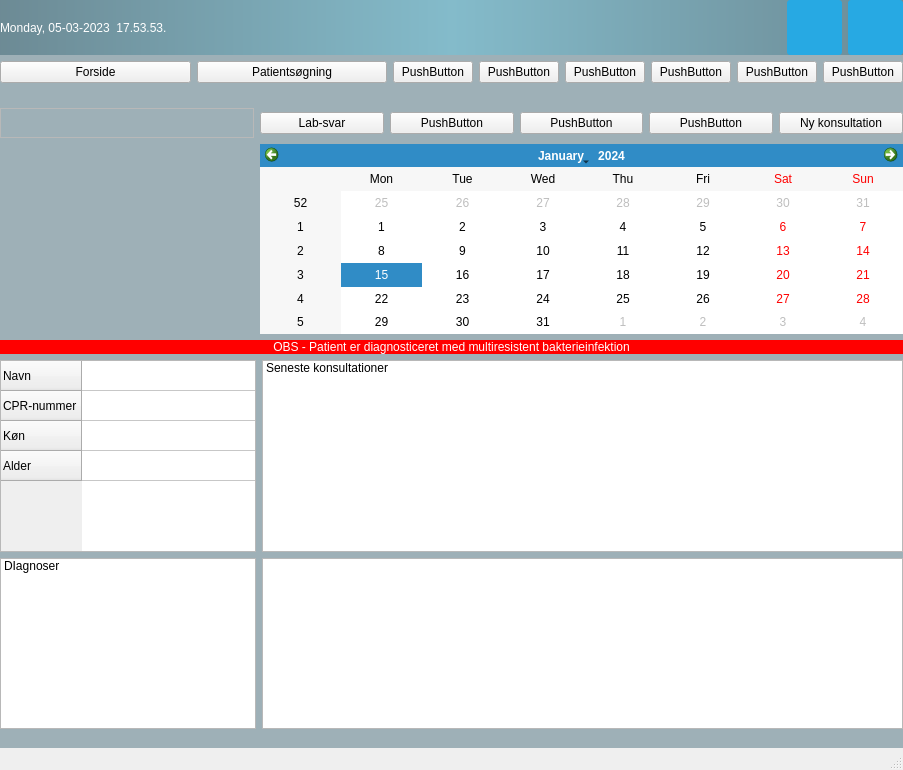
<?xml version="1.0" encoding="UTF-8"?>
<ui version="4.0">
 <class>MainWindow</class>
 <widget class="QMainWindow" name="MainWindow">
  <property name="geometry">
   <rect>
    <x>0</x>
    <y>0</y>
    <width>903</width>
    <height>770</height>
   </rect>
  </property>
  <property name="windowTitle">
   <string>MainWindow</string>
  </property>
  <property name="styleSheet">
   <string notr="true">#topPanel { background-color: qlineargradient(spread:reflect, x1:0.5, y1:0, x2:0, y2:0, stop:0 rgba(91, 204, 233, 100), stop:1 rgba(32, 80, 96, 100)); }

#centralwidget { background: rgba(32, 80, 96, 100); }

QLabel { color: white; }
QLineEdit { border-radius: 3px; }

</string>
  </property>
  <widget class="QWidget" name="centralwidget">
   <layout class="QVBoxLayout" name="verticalLayout">
    <property name="leftMargin">
     <number>0</number>
    </property>
    <property name="topMargin">
     <number>0</number>
    </property>
    <property name="rightMargin">
     <number>0</number>
    </property>
    <property name="bottomMargin">
     <number>0</number>
    </property>
    <item>
     <widget class="QWidget" name="topPanel" native="true">
      <layout class="QHBoxLayout" name="blabla">
       <property name="leftMargin">
        <number>0</number>
       </property>
       <property name="topMargin">
        <number>0</number>
       </property>
       <property name="rightMargin">
        <number>0</number>
       </property>
       <property name="bottomMargin">
        <number>0</number>
       </property>
       <item>
        <widget class="QLabel" name="currentDateTime">
         <property name="text">
          <string>Monday, 05-03-2023  17.53.53.</string>
         </property>
        </widget>
       </item>
       <item>
        <spacer name="horizontalSpacer">
         <property name="orientation">
          <enum>Qt::Horizontal</enum>
         </property>
         <property name="sizeHint" stdset="0">
          <size>
           <width>40</width>
           <height>20</height>
          </size>
         </property>
        </spacer>
       </item>
       <item>
        <widget class="QPushButton" name="refreshButton">
         <property name="sizePolicy">
          <sizepolicy hsizetype="Minimum" vsizetype="Fixed">
           <horstretch>0</horstretch>
           <verstretch>0</verstretch>
          </sizepolicy>
         </property>
         <property name="minimumSize">
          <size>
           <width>55</width>
           <height>55</height>
          </size>
         </property>
         <property name="styleSheet">
          <string notr="true">#refreshButton
{
  color: white;
  background-color: #27a9e3;
  border-width: 0px;
  border-radius: 3px;
}

#refreshButton:hover { background-color: #66c011; }</string>
         </property>
         <property name="text">
          <string/>
         </property>
         <property name="icon">
          <iconset>
           <normaloff>arrow-refresh-reload-icon-29.png</normaloff>arrow-refresh-reload-icon-29.png</iconset>
         </property>
        </widget>
       </item>
       <item>
        <widget class="QPushButton" name="turnoffButton">
         <property name="sizePolicy">
          <sizepolicy hsizetype="Minimum" vsizetype="Fixed">
           <horstretch>0</horstretch>
           <verstretch>0</verstretch>
          </sizepolicy>
         </property>
         <property name="minimumSize">
          <size>
           <width>55</width>
           <height>55</height>
          </size>
         </property>
         <property name="styleSheet">
          <string notr="true">#turnoffButton
{
  color: white;
  background-color: #27a9e3;
  border-width: 0px;
  border-radius: 3px;
}

#turnoffButton:hover { background-color: #66c011; }</string>
         </property>
         <property name="text">
          <string/>
         </property>
         <property name="icon">
          <iconset>
           <normaloff>av31b71d17623543e4ccf.png</normaloff>av31b71d17623543e4ccf.png</iconset>
         </property>
         <property name="iconSize">
          <size>
           <width>16</width>
           <height>60</height>
          </size>
         </property>
        </widget>
       </item>
      </layout>
     </widget>
    </item>
    <item>
     <layout class="QHBoxLayout" name="overallFunctions">
      <property name="topMargin">
       <number>0</number>
      </property>
      <item>
       <widget class="QPushButton" name="pushButton_15">
        <property name="text">
         <string>Forside</string>
        </property>
       </widget>
      </item>
      <item>
       <widget class="QPushButton" name="pushButton_14">
        <property name="text">
         <string>Patientsøgning</string>
        </property>
       </widget>
      </item>
      <item>
       <widget class="QPushButton" name="pushButton_8">
        <property name="sizePolicy">
         <sizepolicy hsizetype="Fixed" vsizetype="Fixed">
          <horstretch>0</horstretch>
          <verstretch>0</verstretch>
         </sizepolicy>
        </property>
        <property name="text">
         <string>PushButton</string>
        </property>
       </widget>
      </item>
      <item>
       <widget class="QPushButton" name="pushButton_7">
        <property name="sizePolicy">
         <sizepolicy hsizetype="Fixed" vsizetype="Fixed">
          <horstretch>0</horstretch>
          <verstretch>0</verstretch>
         </sizepolicy>
        </property>
        <property name="text">
         <string>PushButton</string>
        </property>
       </widget>
      </item>
      <item>
       <widget class="QPushButton" name="pushButton_6">
        <property name="sizePolicy">
         <sizepolicy hsizetype="Fixed" vsizetype="Fixed">
          <horstretch>0</horstretch>
          <verstretch>0</verstretch>
         </sizepolicy>
        </property>
        <property name="text">
         <string>PushButton</string>
        </property>
       </widget>
      </item>
      <item>
       <widget class="QPushButton" name="pushButton_5">
        <property name="sizePolicy">
         <sizepolicy hsizetype="Fixed" vsizetype="Fixed">
          <horstretch>0</horstretch>
          <verstretch>0</verstretch>
         </sizepolicy>
        </property>
        <property name="text">
         <string>PushButton</string>
        </property>
       </widget>
      </item>
      <item>
       <widget class="QPushButton" name="pushButton_3">
        <property name="sizePolicy">
         <sizepolicy hsizetype="Fixed" vsizetype="Fixed">
          <horstretch>0</horstretch>
          <verstretch>0</verstretch>
         </sizepolicy>
        </property>
        <property name="text">
         <string>PushButton</string>
        </property>
       </widget>
      </item>
      <item>
       <widget class="QPushButton" name="pushButton_4">
        <property name="sizePolicy">
         <sizepolicy hsizetype="Fixed" vsizetype="Fixed">
          <horstretch>0</horstretch>
          <verstretch>0</verstretch>
         </sizepolicy>
        </property>
        <property name="text">
         <string>PushButton</string>
        </property>
       </widget>
      </item>
     </layout>
    </item>
    <item>
     <spacer name="verticalSpacer_2">
      <property name="orientation">
       <enum>Qt::Vertical</enum>
      </property>
      <property name="sizeHint" stdset="0">
       <size>
        <width>20</width>
        <height>40</height>
       </size>
      </property>
     </spacer>
    </item>
    <item>
     <layout class="QHBoxLayout" name="patientBooking">
      <property name="topMargin">
       <number>0</number>
      </property>
      <item>
       <widget class="QFrame" name="frame">
        <property name="sizePolicy">
         <sizepolicy hsizetype="Fixed" vsizetype="Fixed">
          <horstretch>0</horstretch>
          <verstretch>0</verstretch>
         </sizepolicy>
        </property>
        <property name="minimumSize">
         <size>
          <width>254</width>
          <height>30</height>
         </size>
        </property>
        <property name="frameShape">
         <enum>QFrame::StyledPanel</enum>
        </property>
        <property name="frameShadow">
         <enum>QFrame::Raised</enum>
        </property>
       </widget>
      </item>
      <item>
       <layout class="QHBoxLayout" name="horizontalLayout_8">
        <item>
         <widget class="QPushButton" name="labResult">
          <property name="text">
           <string>Lab-svar</string>
          </property>
         </widget>
        </item>
        <item>
         <widget class="QPushButton" name="pushButton_12">
          <property name="text">
           <string>PushButton</string>
          </property>
         </widget>
        </item>
        <item>
         <widget class="QPushButton" name="pushButton_11">
          <property name="text">
           <string>PushButton</string>
          </property>
         </widget>
        </item>
        <item>
         <widget class="QPushButton" name="pushButton_10">
          <property name="text">
           <string>PushButton</string>
          </property>
         </widget>
        </item>
        <item>
         <widget class="QPushButton" name="pushButton_9">
          <property name="text">
           <string>Ny konsultation</string>
          </property>
         </widget>
        </item>
       </layout>
      </item>
     </layout>
    </item>
    <item>
     <layout class="QHBoxLayout" name="horizontalLayout_4">
      <property name="topMargin">
       <number>0</number>
      </property>
      <item>
       <widget class="QLabel" name="patientLogo">
        <property name="sizePolicy">
         <sizepolicy hsizetype="Fixed" vsizetype="Fixed">
          <horstretch>0</horstretch>
          <verstretch>0</verstretch>
         </sizepolicy>
        </property>
        <property name="minimumSize">
         <size>
          <width>254</width>
          <height>190</height>
         </size>
        </property>
        <property name="text">
         <string/>
        </property>
        <property name="scaledContents">
         <bool>false</bool>
        </property>
       </widget>
      </item>
      <item>
       <widget class="QCalendarWidget" name="calendarWidget"/>
      </item>
     </layout>
    </item>
    <item>
     <widget class="QLabel" name="patientResistent">
      <property name="layoutDirection">
       <enum>Qt::LeftToRight</enum>
      </property>
      <property name="styleSheet">
       <string notr="true">#patientResistent { background: rgb(255, 0, 0)}</string>
      </property>
      <property name="text">
       <string>OBS - Patient er diagnosticeret med multiresistent bakterieinfektion</string>
      </property>
      <property name="alignment">
       <set>Qt::AlignCenter</set>
      </property>
     </widget>
    </item>
    <item>
     <layout class="QHBoxLayout" name="horizontalLayout_5">
      <property name="topMargin">
       <number>0</number>
      </property>
      <item>
       <widget class="QTableWidget" name="tableWidget">
        <property name="sizePolicy">
         <sizepolicy hsizetype="Fixed" vsizetype="Fixed">
          <horstretch>0</horstretch>
          <verstretch>0</verstretch>
         </sizepolicy>
        </property>
        <attribute name="horizontalHeaderVisible">
         <bool>false</bool>
        </attribute>
        <attribute name="horizontalHeaderDefaultSectionSize">
         <number>218</number>
        </attribute>
        <row>
         <property name="text">
          <string>Navn</string>
         </property>
        </row>
        <row>
         <property name="text">
          <string>CPR-nummer</string>
         </property>
        </row>
        <row>
         <property name="text">
          <string>Køn</string>
         </property>
        </row>
        <row>
         <property name="text">
          <string>Alder</string>
         </property>
        </row>
        <column>
         <property name="text">
          <string>Patientinformation</string>
         </property>
        </column>
       </widget>
      </item>
      <item>
       <layout class="QHBoxLayout" name="horizontalLayout_6">
        <item>
         <widget class="QListWidget" name="listWidget">
          <item>
           <property name="text">
            <string>Seneste konsultationer</string>
           </property>
          </item>
         </widget>
        </item>
       </layout>
      </item>
     </layout>
    </item>
    <item>
     <layout class="QHBoxLayout" name="horizontalLayout">
      <property name="topMargin">
       <number>0</number>
      </property>
      <item>
       <widget class="QListWidget" name="listWidget_2">
        <property name="sizePolicy">
         <sizepolicy hsizetype="Fixed" vsizetype="Expanding">
          <horstretch>0</horstretch>
          <verstretch>0</verstretch>
         </sizepolicy>
        </property>
        <item>
         <property name="text">
          <string>DIagnoser</string>
         </property>
        </item>
       </widget>
      </item>
      <item>
       <widget class="QListWidget" name="listWidget_3"/>
      </item>
     </layout>
    </item>
    <item>
     <spacer name="verticalSpacer">
      <property name="orientation">
       <enum>Qt::Vertical</enum>
      </property>
      <property name="sizeHint" stdset="0">
       <size>
        <width>20</width>
        <height>40</height>
       </size>
      </property>
     </spacer>
    </item>
   </layout>
  </widget>
  <widget class="QMenuBar" name="menubar">
   <property name="geometry">
    <rect>
     <x>0</x>
     <y>0</y>
     <width>903</width>
     <height>24</height>
    </rect>
   </property>
  </widget>
  <widget class="QStatusBar" name="statusbar"/>
 </widget>
 <resources/>
 <connections/>
</ui>
